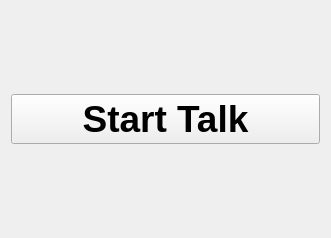
<?xml version="1.0" encoding="UTF-8"?>
<ui version="4.0">
 <class>MainWindow</class>
 <widget class="QMainWindow" name="MainWindow">
  <property name="geometry">
   <rect>
    <x>0</x>
    <y>0</y>
    <width>331</width>
    <height>238</height>
   </rect>
  </property>
  <property name="windowTitle">
   <string>MainWindow</string>
  </property>
  <widget class="QWidget" name="centralWidget">
   <layout class="QGridLayout" name="gridLayout">
    <item row="0" column="0">
     <widget class="QPushButton" name="pushButton">
      <property name="font">
       <font>
        <pointsize>28</pointsize>
        <weight>75</weight>
        <bold>true</bold>
       </font>
      </property>
      <property name="text">
       <string>Start Talk</string>
      </property>
     </widget>
    </item>
   </layout>
  </widget>
 </widget>
 <layoutdefault spacing="6" margin="11"/>
 <resources/>
 <connections/>
</ui>
